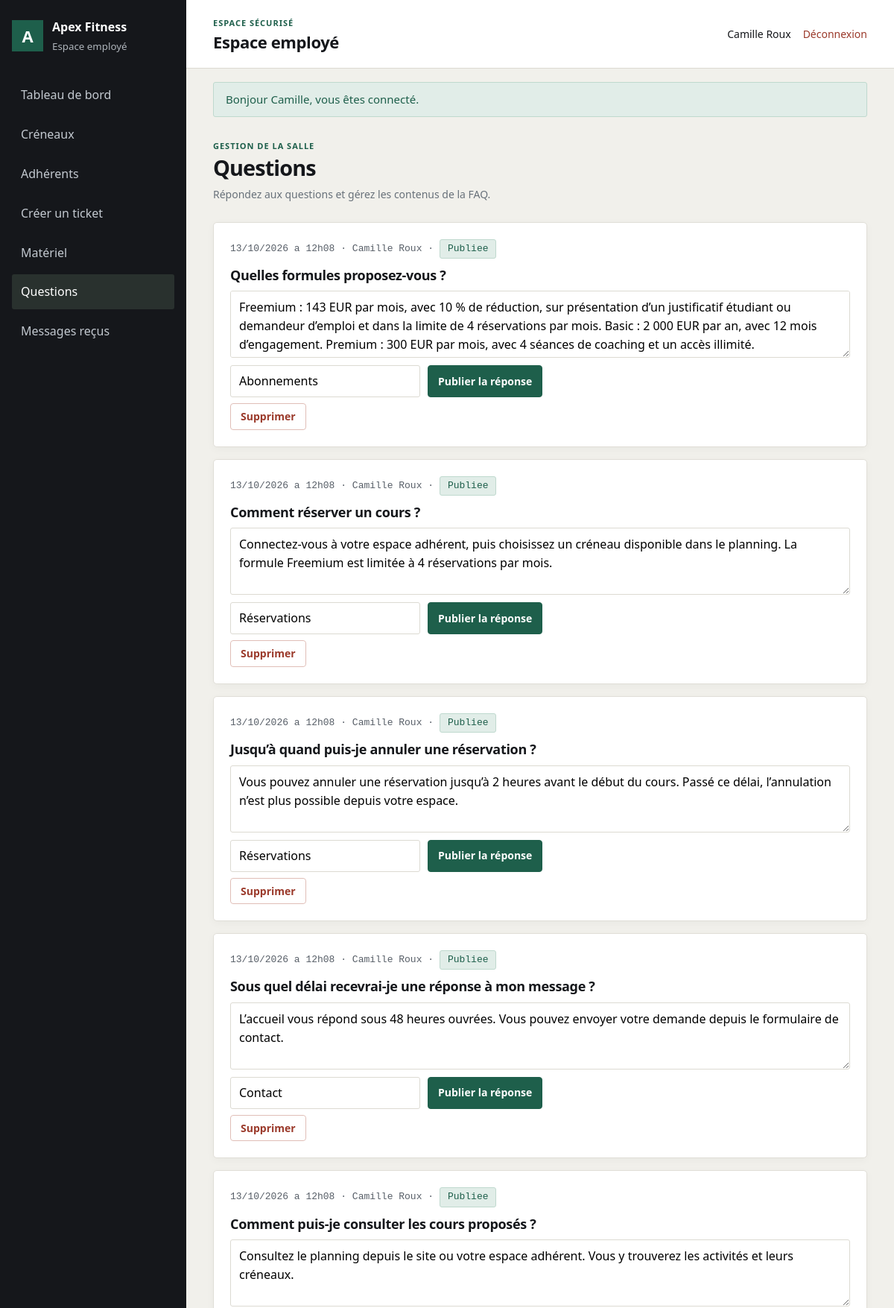
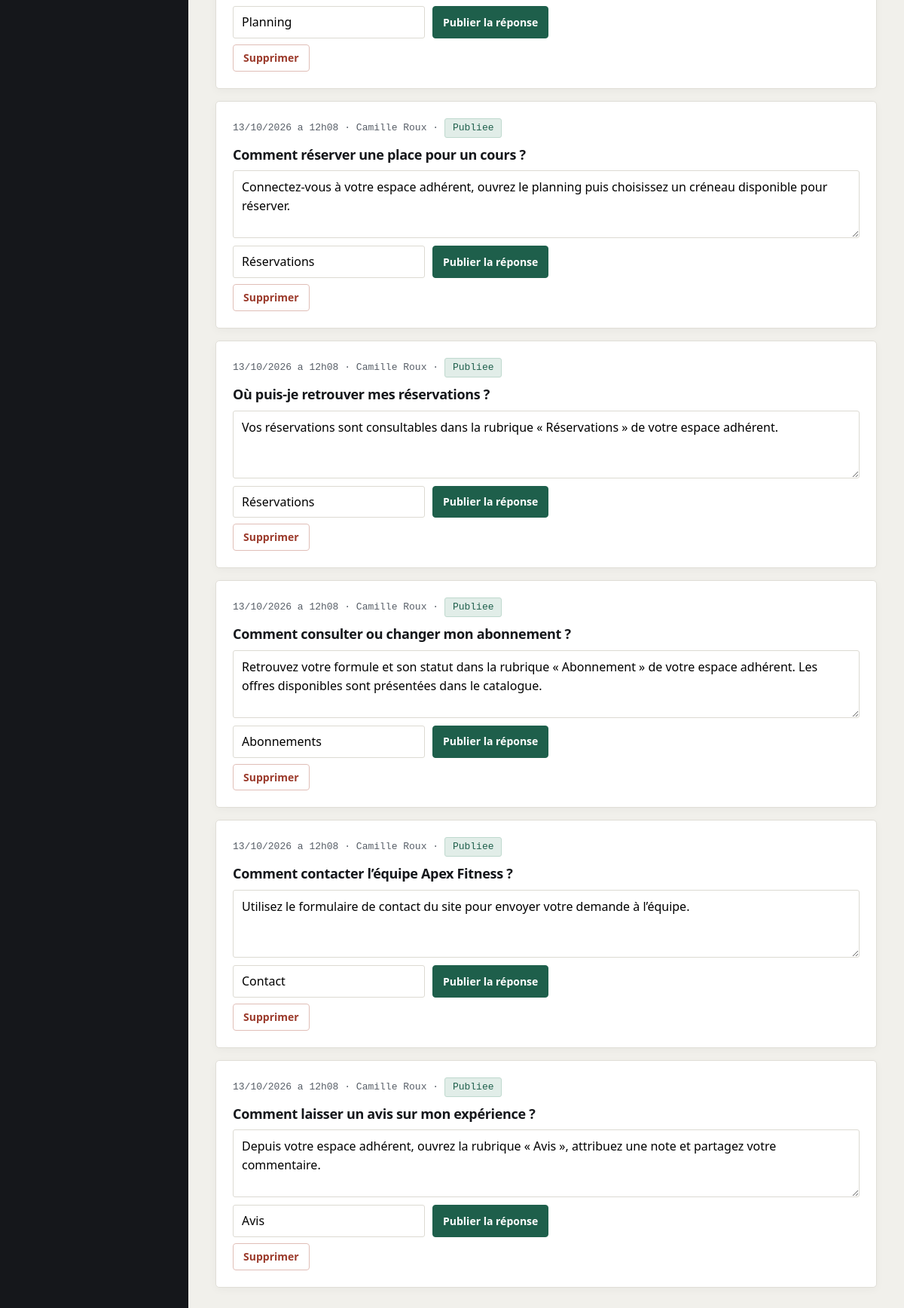
The page /index.php?route=employe/espace.php&onglet=faq (signed in) on the database its author committed (2 pictures, top to bottom).
### tables this page shows
CREATE TABLE utilisateur (
  NumUsers           INT AUTO_INCREMENT PRIMARY KEY,
  nomUsers           VARCHAR(60)  NOT NULL,
  prenomUsers        VARCHAR(60)  NOT NULL,
  mailUsers          VARCHAR(150) NOT NULL UNIQUE,
  telUsers           VARCHAR(20),
  passwordUsers      VARCHAR(255) NOT NULL,
  Date_CreationUsers DATETIME NOT NULL DEFAULT CURRENT_TIMESTAMP
);

CREATE TABLE faq (
  NumInteraction INT PRIMARY KEY,
  question       TEXT NOT NULL,
  reponse        TEXT,
  statut_faq     VARCHAR(20) NOT NULL DEFAULT 'En attente',
  categorie      VARCHAR(80) NOT NULL DEFAULT 'General',
  FOREIGN KEY (NumInteraction) REFERENCES interaction_adherent(NumInteraction) ON DELETE CASCADE
);

CREATE TABLE interaction_adherent (
  NumInteraction   INT AUTO_INCREMENT PRIMARY KEY,
  date_interaction DATETIME NOT NULL DEFAULT CURRENT_TIMESTAMP,
  type_interaction ENUM('AVIS','FAQ') NOT NULL,
  NumUsers         INT NOT NULL,
  FOREIGN KEY (NumUsers) REFERENCES adherent(NumUsers) ON DELETE CASCADE
);

### public/index.php (called while the page is built, shortened)
<?php
require_once __DIR__ . '/../config/function.php';
$requestPath = parse_url($_SERVER['REQUEST_URI'] ?? '/', PHP_URL_PATH);
$queryRoute = $_GET['route'] ?? null;
$requestPath = rawurldecode($requestPath);
$route = $queryRoute !== null ? rawurldecode($queryRoute) : trim($requestPath, '/');
$page = realpath(__DIR__ . '/' . $pages[$route]);
require $page;

### config/function.php (called while the page is built, shortened)
<?php
function db(): PDO
{
    static $pdo = null;
    if ($pdo === null) {
        $dsn = sprintf('mysql:host=%s;port=%d;dbname=%s;charset=utf8mb4', DB_HOST, DB_PORT, DB_NAME);
        try {
            $pdo = new PDO($dsn, DB_USER, DB_PASS, [
                PDO::ATTR_ERRMODE => PDO::ERRMODE_EXCEPTION,
                PDO::ATTR_DEFAULT_FETCH_MODE => PDO::FETCH_ASSOC,
                PDO::ATTR_EMULATE_PREPARES => false,
            ]);
        } catch (PDOException $exception) {
            http_response_code(500);
            exit('Connexion à la base impossible. Vérifiez config/config.php. Détail : ' . $exception->getMessage());
        }
    }
    return $pdo;
}
function e(?string $value): string
{
    return htmlspecialchars((string) $value, ENT_QUOTES | ENT_SUBSTITUTE, 'UTF-8');
}
function url(string $path): string
{
    $base = APP_BASE;
    if ($base === '') {
        $publicRoot = realpath(__DIR__ . '/../public');
        $webRoot = isset($_SERVER['DOCUMENT_ROOT']) ? realpath($_SERVER['DOCUMENT_ROOT']) : false;
        if ($publicRoot !== false && $webRoot !== false) {
            $webRoot = rtrim($webRoot, DIRECTORY_SEPARATOR);
        }
    }
    $base = rtrim($base, '/');
    $urlParts = parse_url($path);
    $route = ltrim($urlParts['path'] ?? '', '/');
    $query = [];
    if (isset($urlParts['query'])) {
        parse_str($urlParts['query'], $query);
    }
    if ($route === '') {
        return $base . '/';
    }
    if (str_starts_with($route, 'assets/')) {
        $assetUrl = $base . '/' . $route;
        return $assetUrl . (isset($urlParts['query']) ? '?' . $urlParts['query'] : '');
    }
    return $base . '/index.php?' . http_build_query(['route' => $route] + $query);
}
function flashs(): array
{
    $messages = $_SESSION['flash'] ?? [];
    return $messages;
}
function dateFr(?string $date, bool $withTime = false): string
{
    return date($withTime ? 'd/m/Y \a\ H\hi' : 'd/m/Y', strtotime($date));
}
function connecte(): bool
{
    return isset($_SESSION['user']);
}
function utilisateur(): ?array
{
    return $_SESSION['user'] ?? null;
}
function a_role(string $role): bool
{
    return connecte() && in_array($role, $_SESSION['user']['roles'], true);
}
function fonction_employe(?int $numUsers = null): ?string
{
    $numUsers ??= (int) utilisateur()['NumUsers'];
    $query = db()->prepare(
        'SELECT f.libellefonc
         FROM employe e JOIN fonction f ON f.Numfonc = e.Numfonc
         WHERE e.NumUsers = ?'
    );
    $query->execute([$numUsers]);
    return $query->fetchColumn() ?: null;
}
function est_technicien_maintenance(): bool
{
    return a_role('EMPLOYE') && fonction_employe() === 'Technicien maintenance';
}

### faq/controller/FaqController.php (called while the page is built, shortened)
<?php
require_once __DIR__ . '/../model/FaqDomain.php';
final class FaqController
{
    private Faq $faq;
    public function __construct(?Faq $faq = null)
    {
        $this->faq = $faq ?? new Faq();
    }
    public function questions(): array
    {
        return $this->faq->toutes();
    }
}

### interaction_adherent/model/interaction_adherent.php (called while the page is built, shortened)
<?php
require_once __DIR__ . '/../../config/function.php';
class InteractionAdherent
{
    public function __construct(int $numUtilisateur, string $typeInteraction, ?PDO $pdo = null)
    {
        $this->pdo = $pdo ?? db();
    }
}

### faq/model/FaqDomain.php (called while the page is built, shortened)
<?php
require_once __DIR__ . '/../../interaction_adherent/model/interaction_adherent.php';
final class Faq extends InteractionAdherent
{
    public function toutes(): array
    {
        return $this->pdo->query(
            'SELECT f.*, i.date_interaction, u.nomUsers, u.prenomUsers
             FROM faq f
             JOIN interaction_adherent i ON i.NumInteraction = f.NumInteraction
             LEFT JOIN utilisateur u ON u.NumUsers = i.NumUsers
             ORDER BY (f.statut_faq = \'En attente\') DESC, i.date_interaction DESC'
        )->fetchAll();
    }
}

### employe/espace.php (the view, shortened to what this page needs)
<?php
require_once __DIR__ . '/../config/function.php';
require_once __DIR__ . '/../faq/controller/FaqController.php';
$onglet = $_GET['onglet'] ?? 'tableau';
$pdo    = db();
$faq = new FaqController();
$maintenance = est_technicien_maintenance();
$pdo->exec(
  'CREATE TABLE IF NOT EXISTS intervention (
    Numintervention INT AUTO_INCREMENT PRIMARY KEY,
    date_intervention DATETIME NOT NULL DEFAULT CURRENT_TIMESTAMP,
    commentaire TEXT NULL,
    Nummaint INT NOT NULL,
    NumUsers INT NOT NULL,
    Numstatut INT NOT NULL,
    FOREIGN KEY (Nummaint) REFERENCES demande_maintenance(Nummaint) ON DELETE CASCADE,
    FOREIGN KEY (NumUsers) REFERENCES employe(NumUsers),
    FOREIGN KEY (Numstatut) REFERENCES statut_maintenance(Numstatut)
  ) ENGINE=InnoDB'
);
$stats = [
    'adherents' => (int) $pdo->query(
    "SELECT COUNT(*) FROM adherent WHERE Date_finadh IS NULL OR Date_finadh >= CURDATE()"
  )->fetchColumn(),
    'reservations' => (int) $pdo->query(
        "SELECT COUNT(*) FROM reservation r JOIN activite a ON a.Numactivite=r.Numactivite
         WHERE DATE(a.date_heure_debut)=CURDATE() AND r.statut_reservation<>'Annulee'"
    )->fetchColumn(),
    'creneaux' => (int) $pdo->query(
        'SELECT COUNT(*) FROM activite WHERE DATE(date_heure_debut)=CURDATE()'
    )->fetchColumn(),
    'dispo' => (int) $pdo->query(
        "SELECT COUNT(*) FROM equipement e JOIN statut s ON s.Numstatut=e.Numstatut WHERE s.libelle_statut='Disponible'")->fetchColumn(),
    'maint' => (int) $pdo->query(
        "SELECT COUNT(*) FROM equipement e JOIN statut s ON s.Numstatut=e.Numstatut WHERE s.libelle_statut='Maintenance'")->fetchColumn(),
    'hs' => (int) $pdo->query(
        "SELECT COUNT(*) FROM equipement e JOIN statut s ON s.Numstatut=e.Numstatut WHERE s.libelle_statut='Hors service'")->fetchColumn(),
];
$remplissage = $pdo->query(
  "SELECT a.*, a.titre AS libelleact,
      (SELECT COUNT(*) FROM reservation r
       WHERE r.Numactivite = a.Numactivite AND r.statut_reservation <> 'Annulee') AS places_prises
   FROM activite a
   WHERE DATE(a.date_heure_debut) = CURDATE()
   ORDER BY a.date_heure_debut"
)->fetchAll();
$adherents = $pdo->query(
  "SELECT ad.*, u.nomUsers, u.prenomUsers, u.mailUsers, u.telUsers,
      CASE WHEN ad.Date_finadh IS NULL OR ad.Date_finadh >= CURDATE()
         THEN 'Actif' ELSE 'Expire' END AS statut_adherent,
      (SELECT abo.libelle_abo
       FROM souscrire su
       JOIN abonnement abo ON abo.Numabo = su.Numabo
       WHERE su.NumUsers = ad.NumUsers AND su.statut_souscription = 'En cours'
       ORDER BY su.date_debut DESC LIMIT 1) AS libelle_abo
   FROM adherent ad
   JOIN utilisateur u ON u.NumUsers = ad.NumUsers
   ORDER BY u.nomUsers, u.prenomUsers"
)->fetchAll();
$questionsFaq = $faq->questions();
$employeUser = utilisateur();
$flashMessages = flashs();
$titresOnglets = [
  'tableau' => 'Tableau de bord',
  'creneaux' => 'Créneaux',
  'adherents' => 'Adhérents',
  'creer-ticket' => 'Créer un ticket',
  'materiel' => 'Matériel',
  'maintenance' => 'Gestion des tickets',
  'faq' => 'Questions',
  'messages' => 'Messages reçus',
];
?>
<!DOCTYPE html>
<html lang="fr">
<head>
  <link rel="stylesheet" href="<?= e(url('assets/css/style.css')) ?>">
  <link rel="stylesheet" href="<?= e(url('assets/css/pages/admin.css')) ?>">
</head>
<body class="admin-page employee-page">
<div class="admin-shell">
  <aside class="admin-sidebar">
    <a class="admin-brand" href="<?= e(url('employe/espace.php?onglet=' . ($maintenance ? 'maintenance' : 'tableau'))) ?>">
      <span class="admin-brand-mark">A</span>
      <span><strong>Apex Fitness</strong><small><?= $maintenance ? 'Maintenance' : 'Espace employé' ?></small></span>
    </a>
    <nav class="admin-navigation" aria-label="<?= $maintenance ? 'Menu maintenance' : 'Menu employé' ?>">
      <?php foreach ($titresOnglets as $cle => $lib): ?>
        <?php if (($maintenance && $cle !== 'maintenance') || (!$maintenance && $cle === 'maintenance')) continue; ?>
        <a href="<?= e(url('employe/espace.php?onglet=' . $cle)) ?>" <?= $onglet === $cle ? 'aria-current="page"' : '' ?>><?= e($lib) ?></a>
      <?php endforeach; ?>
    </nav>
  </aside>
  <div class="admin-main">
    <div class="admin-topbar">
      <div>
        <p class="admin-eyebrow">ESPACE SÉCURISÉ</p>
        <h1><?= $maintenance ? 'Maintenance' : 'Espace employé' ?></h1>
      </div>
      <div class="admin-account">
        <span><?= e(($employeUser['prenomUsers'] ?? '') . ' ' . ($employeUser['nomUsers'] ?? '')) ?></span>
        <a href="<?= e(url('utilisateur/deconnexion.php')) ?>">Déconnexion</a>
      </div>
    </div>
    <?php if ($flashMessages): ?>
      <div class="admin-flashes">
        <?php foreach ($flashMessages as $message): ?>
          <p class="flash flash-<?= e($message['type']) ?>"><?= e($message['message']) ?></p>
        <?php endforeach; ?>
      </div>
    <?php endif; ?>
    <main class="admin-content">
      <div class="admin-heading">
        <div>
          <p class="admin-eyebrow"><?= $maintenance ? 'SUIVI DES INTERVENTIONS' : 'GESTION DE LA SALLE' ?></p>
          <h2><?= e($titresOnglets[$onglet] ?? 'Espace employé') ?></h2>
          <p class="employee-page-description"><?= e([
            'tableau' => 'Retrouvez en un coup d’œil les indicateurs et l’activité du club aujourd’hui.',
            'creneaux' => 'Planifiez les séances et consultez leur occupation.',
            'adherents' => 'Consultez les informations et le statut des adhérents.',
            'creer-ticket' => 'Signalez un problème matériel à l’équipe de maintenance.',
            'materiel' => 'Consultez l’inventaire et suivez les tickets que vous avez signalés.',
            'maintenance' => 'Suivez les demandes et consignez chaque intervention.',
            'faq' => 'Répondez aux questions et gérez les contenus de la FAQ.',
            'messages' => 'Consultez les échanges et répondez aux adhérents.',
          ][$onglet] ?? '') ?></p>
        </div>
      </div>
<?php if ($onglet === 'tableau'): ?>
  <div class="compteurs">
    <div class="compteur"><div class="v"><?= $stats['adherents'] ?></div><div class="k">adhérents actifs</div></div>
    <div class="compteur"><div class="v"><?= $stats['reservations'] ?></div><div class="k">réservations aujourd'hui</div></div>
    <div class="compteur"><div class="v"><?= $stats['creneaux'] ?></div><div class="k">créneaux aujourd'hui</div></div>
    <div class="compteur"><div class="v"><?= $stats['dispo'] ?></div><div class="k">matériel disponible</div></div>
    <div class="compteur warn"><div class="v"><?= $stats['maint'] ?></div><div class="k">en maintenance</div></div>
    <div class="compteur bad"><div class="v"><?= $stats['hs'] ?></div><div class="k">hors service</div></div>
  </div>
  <div class="barres">
    <h2 style="font-size:17px">Taux de remplissage du jour</h2>
    <?php if (!$remplissage): ?>
      <p class="muted">Aucun créneau programmé aujourd'hui.</p>
    <?php else: foreach ($remplissage as $r):
        $pct = $r['capacite_max'] > 0 ? round($r['places_prises'] / $r['capacite_max'] * 100) : 0; ?>
      <div class="barre">
        <span><?= e($r['libelleact']) ?></span>
        <span class="piste"><span class="part" style="width:<?= $pct ?>%"></span></span>
        <span class="n"><?= (int) $r['places_prises'] ?>/<?= (int) $r['capacite_max'] ?></span>
      </div>
    <?php endforeach; endif; ?>
  </div>
<?php elseif ($onglet === 'creneaux'): ?>
  <?php $mode = 'employe'; require __DIR__ . '/../planning/view/planning.php'; ?>
<?php elseif ($onglet === 'messages'): ?>
  <?php require __DIR__ . '/../message_contact/view/admin-messages.php'; ?>
<?php else: ?>
  <?php if (!$questionsFaq): ?>
    <div class="vide">Aucune question posée pour le moment.</div>
  <?php else: foreach ($questionsFaq as $q): ?>
    <article class="carte" style="margin-bottom:14px">
      <p class="mono">
        <?= dateFr($q['date_interaction'], true) ?> &middot;
        <?= $q['nomUsers'] ? e($q['prenomUsers'] . ' ' . $q['nomUsers']) : 'Rédaction interne' ?> &middot;
        <span class="tag <?= $q['statut_faq'] === 'Publiee' ? 'tag-ok' : 'tag-warn' ?>"><?= e($q['statut_faq']) ?></span>
      </p>
      <h3><?= e($q['question']) ?></h3>
      <form method="post" style="display:grid;gap:10px;margin-top:10px">
        <textarea name="reponse" placeholder="Rédigez la réponse publiée sur la page FAQ"
                  style="min-height:90px;padding:9px 11px;border:1px solid #DCDAD2;border-radius:3px"><?= e($q['reponse'] ?? '') ?></textarea>
        <div style="display:flex;gap:10px;flex-wrap:wrap">
          <input type="text" name="categorie" value="<?= e($q['categorie']) ?>" placeholder="Catégorie"
                 style="padding:8px 11px;border:1px solid #DCDAD2;border-radius:3px">
          <button class="btn btn-sm btn-vert" type="submit">Publier la réponse</button>
        </div>
      </form>
      <form method="post" style="margin-top:8px">
        <button class="btn btn-sm btn-danger" type="submit" data-confirme="Supprimer cette question ?">Supprimer</button>
      </form>
    </article>
  <?php endforeach; endif; ?>
<?php endif; ?>
    </main>
  </div>
</div>
</body>
</html>

### rows shown on the page
utilisateur: prenomUsers+nomUsers "Camille Roux"
faq: NumInteraction.date_interaction "13/10/2026 a 12h08", utilisateur.prenomUsers+nomUsers "Camille Roux", statut_faq "Publiee", question "Quelles formules proposez-vous ?", reponse "Freemium : 143 EUR par mois, avec 10 % de réduction, sur présentation d’un justificatif étudiant ou demandeur d’emploi et dans la limite de 4 réservations par mois. Basic : 2 000 EUR par an, avec 12 mois d’engagement. Premium : 300 EUR par mois, avec 4 séances de coaching et un accès illimité.", categorie "Abonnements"
faq: NumInteraction.date_interaction "13/10/2026 a 12h08", utilisateur.prenomUsers+nomUsers "Camille Roux", statut_faq "Publiee", question "Comment réserver un cours ?", reponse "Connectez-vous à votre espace adhérent, puis choisissez un créneau disponible dans le planning. La formule Freemium est limitée à 4 réservations par mois.", categorie "Réservations"
faq: NumInteraction.date_interaction "13/10/2026 a 12h08", utilisateur.prenomUsers+nomUsers "Camille Roux", statut_faq "Publiee", question "Jusqu’à quand puis-je annuler une réservation ?", reponse "Vous pouvez annuler une réservation jusqu’à 2 heures avant le début du cours. Passé ce délai, l’annulation n’est plus possible depuis votre espace.", categorie "Réservations"
faq: NumInteraction.date_interaction "13/10/2026 a 12h08", utilisateur.prenomUsers+nomUsers "Camille Roux", statut_faq "Publiee", question "Sous quel délai recevrai-je une réponse à mon message ?", reponse "L’accueil vous répond sous 48 heures ouvrées. Vous pouvez envoyer votre demande depuis le formulaire de contact.", categorie "Contact"
faq: NumInteraction.date_interaction "13/10/2026 a 12h08", utilisateur.prenomUsers+nomUsers "Camille Roux", statut_faq "Publiee", question "Comment puis-je consulter les cours proposés ?", reponse "Consultez le planning depuis le site ou votre espace adhérent. Vous y trouverez les activités et leurs créneaux.", categorie "Planning"
faq: NumInteraction.date_interaction "13/10/2026 a 12h08", utilisateur.prenomUsers+nomUsers "Camille Roux", statut_faq "Publiee", question "Comment réserver une place pour un cours ?", reponse "Connectez-vous à votre espace adhérent, ouvrez le planning puis choisissez un créneau disponible pour réserver.", categorie "Réservations"
faq: NumInteraction.date_interaction "13/10/2026 a 12h08", utilisateur.prenomUsers+nomUsers "Camille Roux", statut_faq "Publiee", question "Où puis-je retrouver mes réservations ?", reponse "Vos réservations sont consultables dans la rubrique « Réservations » de votre espace adhérent.", categorie "Réservations"
faq: NumInteraction.date_interaction "13/10/2026 a 12h08", utilisateur.prenomUsers+nomUsers "Camille Roux", statut_faq "Publiee", question "Comment consulter ou changer mon abonnement ?", reponse "Retrouvez votre formule et son statut dans la rubrique « Abonnement » de votre espace adhérent. Les offres disponibles sont présentées dans le catalogue.", categorie "Abonnements"
faq: NumInteraction.date_interaction "13/10/2026 a 12h08", utilisateur.prenomUsers+nomUsers "Camille Roux", statut_faq "Publiee", question "Comment contacter l’équipe Apex Fitness ?", reponse "Utilisez le formulaire de contact du site pour envoyer votre demande à l’équipe.", categorie "Contact"
faq: NumInteraction.date_interaction "13/10/2026 a 12h08", utilisateur.prenomUsers+nomUsers "Camille Roux", statut_faq "Publiee", question "Comment laisser un avis sur mon expérience ?", reponse "Depuis votre espace adhérent, ouvrez la rubrique « Avis », attribuez une note et partagez votre commentaire.", categorie "Avis"

### other values the page prints
$lib "Tableau de bord"
$lib "Créneaux"
$lib "Adhérents"
$lib "Créer un ticket"
$lib "Matériel"
$lib "Questions"
$lib "Messages reçus"
$message['message'] "Bonjour Camille, vous êtes connecté."
$titresOnglets[$onglet] "Questions"
